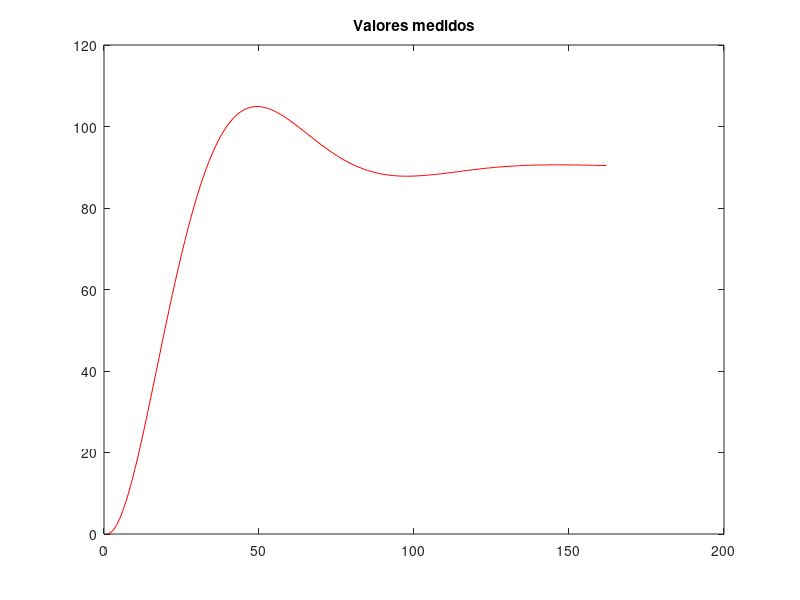

Here is the MATLAB script that generated this plot: (Note: this script raises an error after producing the figure.)
close all
clear all
clc

load GrupoRobo_10.mat; % baixar os dados do grupo A

l = length(z1); % comprimento do vetor z1
y = z1(:, 1); % valores medidos de y
u = z1(:, 2); % entrada de sinal

figure (1)
plot(y, 'r');
title("Valores medidos");


%$$$$$$$$$$$$$$$$$$$$$$$ Início Modelo de 1a. ordem $$$$$$$$$$$$$$$$$$$$$$$

X1 = [y(1:end-1), u(1:end-1)];% Modelo Discreto

theta1 = pinv(X1'*X1)*X1'*y(2:end); % Obtenção dos parâmetros a1,b1

y1_est = sim_1st(u, theta1); % Simulando resposta pro modelo de 1a. ordem

erro1 = y - y1_est; % Erro de estimação

Jest1 = norm(erro1)^2 / l;  % MSE

fprintf('Os parâmetos estimados foram:\n'), theta1
fprintf('------------------------------------------------------------------\n');
fprintf('A equação à diferenças é:\ny(k) = %.4f y(k-1) + %.4f u(k-1)\n\n', theta1(1), theta1(2));
fprintf('------------------------------------------------------------------\n');
fprintf('A aproximação J é: \n%d\n\n', Jest1);
fprintf('------------------------------------------------------------------\n');
fprintf('A função em Z é:\nY(z) = %.4f Y(z) z^-1 + %.4f U(z) z^-1 \n\n',theta1(1), theta1(2));
fprintf('------------------------------------------------------------------\n');
fprintf('A função de transferência em z, G(z) é:\n\n');
fprintf('Y(z)/U(z) = (%.4f z^-1 )/(1 - %.4f z^-1 )\n\n',theta1(2),abs(theta1(1)));

%$$$$$$$$$$$$$$$$$$$$$$$$ Final Modelo de 1. Ordem $$$$$$$$$$$$$$$$$$$$$$$$


%$$$$$$$$$$$$$$$$$$$$$$$ Início Modelo de 2a. ordem $$$$$$$$$$$$$$$$$$$$$$$

X = [y(2:end-1), y(1:end-2), u(2:end-1), u(1:end-2)]; % Modelo Discreto

theta2 = pinv(X'*X)*X'*y(3:end); % Obtenção dos parâmetros a1, a0, b1, b0

y2_est = sim_2nd(u, theta2); % Simulando resposta pro modelo de 2a. ordem

erro2 = y - y2_est; % erro de estimação

Jest2 = norm(erro2)^2 / l;  % MSE

Gz2 = tf_z_2nd(theta2); % Função de transferência no domínio Z pra 2a. ordem

Gs2 = d2c(Gz2); % Função de transferência no domínio S pra 2a. ordem

fprintf('Os parâmetos estimados foram:'), theta2
fprintf('------------------------------------------------------------------\n');
fprintf('A equação a diferenças é:\ny(k) = %.4f y(k-1) + %.4f y(k-2) + %.4f u(k-1) + %.4f u(k-2)\n\n', theta2(1), theta2(2), theta2(3), theta2(4));
fprintf('------------------------------------------------------------------\n');
fprintf('A aproximação Jest é: \n%d\n\n', Jest2);
fprintf('------------------------------------------------------------------\n');
fprintf('A função em Z é:\nY(z) = %.4f Y(z) z^-1 + %.4f Y(z) z^-2 +%.4f U(z) z^-1 + %.4f U(z) z^-2\n\n', theta2(1), theta2(2), theta2(3),theta2(4));
fprintf('------------------------------------------------------------------\n');
fprintf('A função de transferência em z, G(z) é:\n\n')
fprintf('Y(z)/U(z) = (%.4f z^-1 + %.4f z^-2)/(1 - %.4f z^-1 + %.4f z^-2)', theta2(3), theta2(4), theta2(1), abs(theta2(2)));

figure (2)
step(90*Gz2, 180) % Resposta ao degrau de tempo discreto para o modelo de 2a. ordem.
title("Resposta ao degrau em tempo discreto pra 2^a ordem")

figure (3)
step(90*Gs2, 180) % Resposta ao degrau de tempo contínuo para o modelo de 2a. ordem.
title("Resposta ao degrau em tempo contínuo pra 2^a ordem")

%$$$$$$$$$$$$$$$$$$$$$$$$ Final Modelo de 2. Ordem $$$$$$$$$$$$$$$$$$$$$$$$


figure (4)
plot(y,'r')
hold on
plot(y1_est,'g');
hold on
plot(y2_est,'b');
hold on
title("y(k) medidos e estimados")
legend({'y_m_e_d_i_d_o','y_e_s_t_1_a_._o_r_d_e_m','y_e_s_t_2_a_._o_r_d_e_m'},'Location','southeast')


%$$$$$$$$$$$$$$$$$$$$$$$$$$$ Funções Utilizadas $$$$$$$$$$$$$$$$$$$$$$$$$$$

function y_est1 = sim_1st(u, theta)
    % Inicialização do vetor de saída estimado
    y_est1 = zeros(size(u));
    
    % Condição inicial
    y_est1(1) = 0; % Supondo condição inicial zero
    
    % Simulação do modelo de primeira ordem
    for k = 2:length(u)
        y_est1(k) = theta(1) * y_est1(k-1) + theta(2) * u(k-1);
    end
end


function y_est2 = sim_2nd(u, theta)
    % Inicialização do vetor de saída estimado
    y_est2 = zeros(size(u));
    
    % Condições iniciais
    y_est2(1) = 0; % Supondo condição inicial y(k=0) = 0
    y_est2(2) = 0; % Supondo condição inicial y(k=1) = 0
    
    % Simulação do modelo de segunda ordem
    for k = 3:length(u)
        y_est2(k) = theta(1) * y_est2(k-1) + theta(2) * y_est2(k-2) + theta(3) * u(k-1) + theta(4) * u(k-2);
    end
end

function Gz2 = tf_z_2nd(theta)
    Gz2 = tf([0, theta(4), theta(3)], [1, -theta(1), -theta(2)], 1, 'Variable','z^-1');
end
